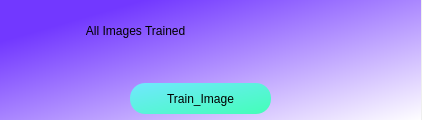
<?xml version="1.0" encoding="UTF-8"?>
<ui version="4.0">
 <class>Train_Image</class>
 <widget class="QDialog" name="Train_Image">
  <property name="geometry">
   <rect>
    <x>0</x>
    <y>0</y>
    <width>422</width>
    <height>120</height>
   </rect>
  </property>
  <property name="minimumSize">
   <size>
    <width>422</width>
    <height>120</height>
   </size>
  </property>
  <property name="maximumSize">
   <size>
    <width>422</width>
    <height>120</height>
   </size>
  </property>
  <property name="windowTitle">
   <string>Dialog</string>
  </property>
  <widget class="QWidget" name="widget" native="true">
   <property name="geometry">
    <rect>
     <x>0</x>
     <y>0</y>
     <width>421</width>
     <height>121</height>
    </rect>
   </property>
   <property name="styleSheet">
    <string notr="true">QWidget#widget{
background-color: qlineargradient(spread:pad, x1:0, y1:0.0113636, x2:1, y2:1, stop:0.167464 rgba(114, 56, 255, 255), stop:1 rgba(255, 255, 255, 255));}</string>
   </property>
   <widget class="QLabel" name="label">
    <property name="geometry">
     <rect>
      <x>70</x>
      <y>10</y>
      <width>301</width>
      <height>41</height>
     </rect>
    </property>
    <property name="styleSheet">
     <string notr="true">font: 18pt &quot;Segoe UI&quot;;</string>
    </property>
    <property name="text">
     <string>     All Images Trained</string>
    </property>
   </widget>
   <widget class="QPushButton" name="pushButton">
    <property name="geometry">
     <rect>
      <x>130</x>
      <y>83</y>
      <width>141</width>
      <height>31</height>
     </rect>
    </property>
    <property name="styleSheet">
     <string notr="true">border-radius: 15px;
font: 12pt &quot;Segoe UI&quot;;
background-color: qlineargradient(spread:pad, x1:0, y1:0, x2:1, y2:1, stop:0 rgba(113, 231, 255, 255), stop:1 rgba(67, 255, 183, 255));</string>
    </property>
    <property name="text">
     <string>Train_Image</string>
    </property>
   </widget>
  </widget>
 </widget>
 <resources/>
 <connections/>
</ui>
